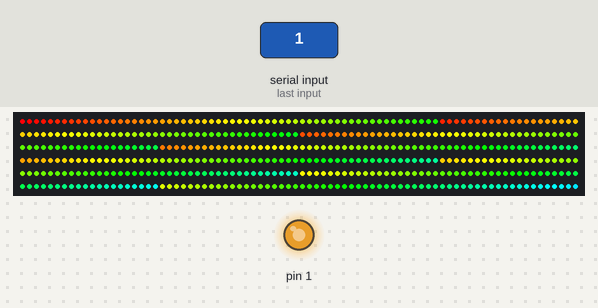
Recording of a sketch running on a simulated Teensy 4. On the bench: 480 RGB LEDs in strip order, left to right, continuing on the next row, output pins drawn as LEDs (lit = HIGH). Inputs (shaded band) come from the test bench.

1.3 s: "1" received over Serial
Above: at 5.5 s.
Timing chart, 0 to 65.8 s (numbered marks = the images above; inputs shaded):
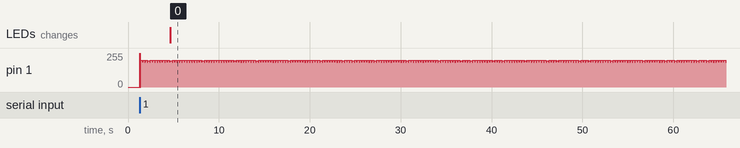

The sketch:

RainbowSerial.ino
```cpp
// (licence header left out)
#include <OctoWS2811.h>

const int ledsPerStrip = 60;

DMAMEM int displayMemory[ledsPerStrip*6];
int drawingMemory[ledsPerStrip*6];

const int config = WS2811_RGB | WS2811_800kHz;

OctoWS2811 leds(ledsPerStrip, displayMemory, drawingMemory, config);

int rainbowColors[180];


void setup() {
  Serial.begin(9600);
  pinMode(1, OUTPUT);
  digitalWrite(1, HIGH);
  for (int i=0; i<180; i++) {
    int hue = i * 2;
    int saturation = 100;
    int lightness = 50;
    // pre-compute the 180 rainbow colors
    rainbowColors[i] = makeColor(hue, saturation, lightness);
  }
  digitalWrite(1, LOW);
  leds.begin();
}


void loop() {
  if (Serial.available() > 0) {
    rainbow(10, 250);
  }
}


// phaseShift is the shift between each row.  phaseShift=0
// causes all rows to show the same colors moving together.
// phaseShift=180 causes each row to be the opposite colors
// as the previous.
//
// cycleTime is the number of milliseconds to shift through
// the entire 360 degrees of the color wheel:
// Red -> Orange -> Yellow -> Green -> Blue -> Violet -> Red
//
void rainbow(int phaseShift, int cycleTime)
{
  int color, x, y, offset, wait;

  wait = cycleTime * 1000 / ledsPerStrip;
  for (color=0; color < 180; color++) {
    digitalWrite(1, HIGH);
    for (x=0; x < ledsPerStrip; x++) {
      for (y=0; y < 8; y++) {
        int index = (color + x + y*phaseShift/2) % 180;
        leds.setPixel(x + y*ledsPerStrip, rainbowColors[index]);
      }
    }
    leds.show();
    digitalWrite(1, LOW);
    delayMicroseconds(wait);
  }
}
```

makeColor.ino
```cpp
// Convert HSL (Hue, Saturation, Lightness) to RGB (Red, Green, Blue)
//
//   hue:        0 to 359 - position on the color wheel, 0=red, 60=orange,
//                            120=yellow, 180=green, 240=blue, 300=violet
//
//   saturation: 0 to 100 - how bright or dull the color, 100=full, 0=gray
//
//   lightness:  0 to 100 - how light the color is, 100=white, 50=color, 0=black
//
int makeColor(unsigned int hue, unsigned int saturation, unsigned int lightness)
{
	unsigned int red, green, blue;
	unsigned int var1, var2;

	if (hue > 359) hue = hue % 360;
	if (saturation > 100) saturation = 100;
	if (lightness > 100) lightness = 100;

	// algorithm from: http://www.easyrgb.com/index.php?X=MATH&H=19#text19
	if (saturation == 0) {
		red = green = blue = lightness * 255 / 100;
	} else {
		if (lightness < 50) {
			var2 = lightness * (100 + saturation);
		} else {
			var2 = ((lightness + saturation) * 100) - (saturation * lightness);
		}
		var1 = lightness * 200 - var2;
		red = h2rgb(var1, var2, (hue < 240) ? hue + 120 : hue - 240) * 255 / 600000;
		green = h2rgb(var1, var2, hue) * 255 / 600000;
		blue = h2rgb(var1, var2, (hue >= 120) ? hue - 120 : hue + 240) * 255 / 600000;
	}
	return (red << 16) | (green << 8) | blue;
}

unsigned int h2rgb(unsigned int v1, unsigned int v2, unsigned int hue)
{
	if (hue < 60) return v1 * 60 + (v2 - v1) * hue;
	if (hue < 180) return v2 * 60;
	if (hue < 240) return v1 * 60 + (v2 - v1) * (240 - hue);
	return v1 * 60;
}
```

Measured:
- after the input at 1.3 s, the LEDs: change after 3.4 s (image 0)
